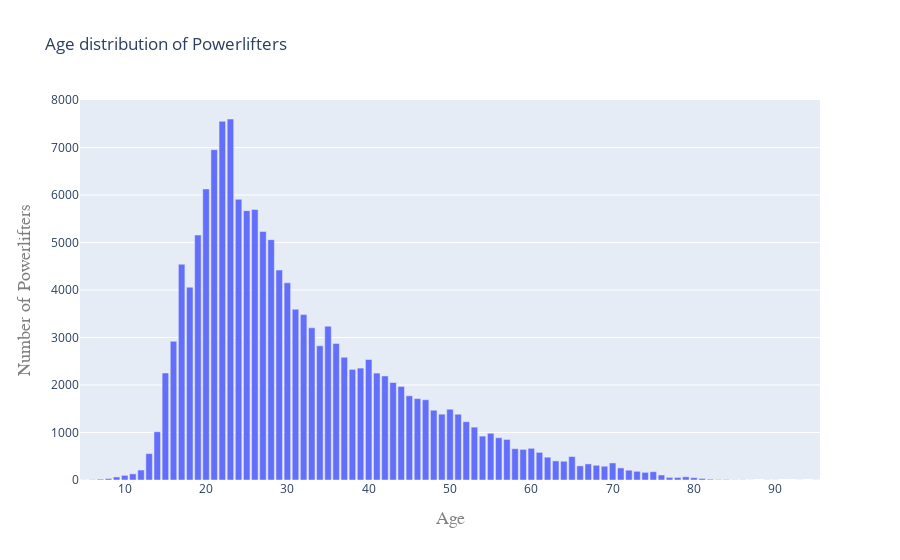

Notebook code cell kept with this figure:
### Markdown cell above
#### Age distribution of powerlifters

### Code cell
age = openpowerlifting['Age'].value_counts()
x = age.index
y = age.values

layout = go.Layout(
    title='Age distribution of Powerlifters',
    xaxis=dict(
        title='Age',
        titlefont=dict(
            family='Courier New, monospace',
            size=18,
            color='#7f7f7f'
        )
    ),
    yaxis=dict(
        title='Number of Powerlifters',
        titlefont=dict(
            family='Courier New, monospace',
            size=18,
            color='#7f7f7f'
        )
    )
)

data = [go.Bar(
            x=x,
            y=y
    )]
py.iplot(go.Figure(data=data, layout=layout))

### Figure 1 — Plotly figure (JSON) as saved in the notebook; plotly's stock layout.template omitted (floating-point values rounded to 4 significant figures)
{"data": [{"type": "bar", "x": [23, 22, 21, 20, 24, 26, 25, 27, 19, 28, 17, 29, 30, 18, 31, 32, 35, 33, 16, 36, 34, 37, 40, 39, 38, 15, 41, 42, 43, 44, 45, 46, 47, 50, 48, 49, 51, 52, 53, 14, 55, 54, 56, 57, 60, 58, 59, 61, 13, 65, 62, 63, 64, 70, 67, 68, 66, 69, 71, 12, 72, 73, 75, 74, 11, 76, 10, 79, 9, 77, 78, 80, 81, 8, 7, 82, 84, 83, 6, 85, 86, 89, 95, 5, 90, 93, 87], "y": [7601, 7553, 6956, 6129, 5909, 5695, 5671, 5233, 5158, 5060, 4543, 4420, 4151, 4060, 3595, 3483, 3238, 3204, 2919, 2873, 2825, 2585, 2537, 2356, 2329, 2253, 2251, 2191, 2053, 1970, 1773, 1714, 1690, 1490, 1469, 1386, 1385, 1228, 1113, 1016, 984, 924, 890, 854, 667, 659, 644, 582, 556, 494, 480, 402, 395, 359, 339, 310, 297, 290, 254, 210, 206, 183, 175, 161, 130, 106, 98, 68, 64, 55, 54, 49, 33, 31, 18, 17, 10, 9, 6, 4, 4, 3, 2, 2, 2, 1, 1]}], "layout": {"title": {"text": "Age distribution of Powerlifters"}, "xaxis": {"title": {"font": {"color": "#7f7f7f", "family": "Courier New, monospace", "size": 18}, "text": "Age"}}, "yaxis": {"title": {"font": {"color": "#7f7f7f", "family": "Courier New, monospace", "size": 18}, "text": "Number of Powerlifters"}}}}
